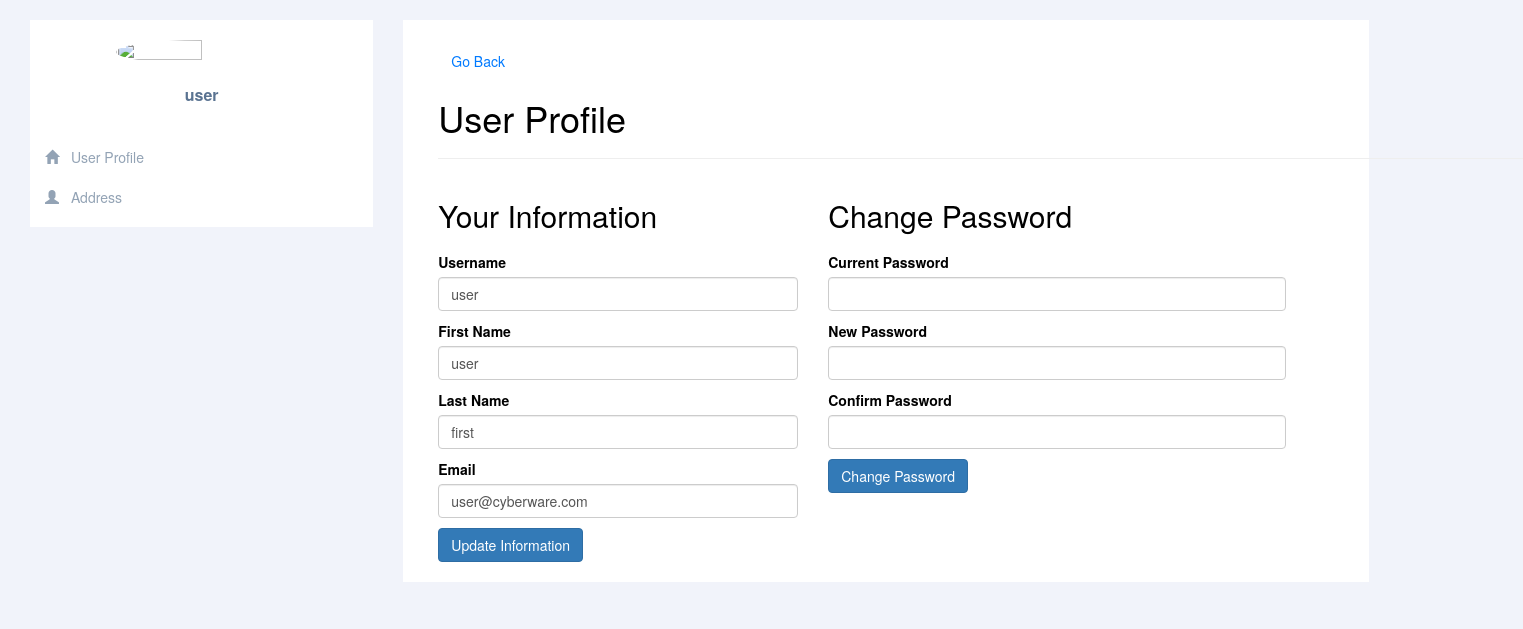
The page /user_profile.php (signed in) on the database its author committed.
### tables this page shows
CREATE TABLE `users` (
  `user_id` int(11) NOT NULL,
  `username` varchar(250) NOT NULL,
  `password` varchar(250) NOT NULL,
  `roles` char(1) NOT NULL DEFAULT 'A',
  `first_name` varchar(50) NOT NULL,
  `last_name` varchar(50) NOT NULL,
  `email` varchar(100) NOT NULL,
  `date_added` datetime NOT NULL DEFAULT current_timestamp() ON UPDATE current_timestamp()
);

### user_profile.php (the view, shortened to what this page needs)
<?php
@include 'connection.php';
$user_id = $_SESSION['user_id'];
$query = "SELECT * FROM users WHERE user_id = ?";
if ($stmt = mysqli_prepare($conn, $query)) {
    mysqli_stmt_bind_param($stmt, "i", $user_id);
    mysqli_stmt_execute($stmt);
    $user_result = mysqli_stmt_get_result($stmt);
    $user = mysqli_fetch_assoc($user_result);
} else {
    $_SESSION['error'] = "Error preparing user statement: " . mysqli_error($conn);
}
?>
<!DOCTYPE html>
<html lang="en">
<head>
    <link href="http://maxcdn.bootstrapcdn.com/bootstrap/3.3.0/css/bootstrap.min.css" rel="stylesheet" id="bootstrap-css">
</head>
<body>
    <div class="container-fluid">
        <div class="row profile">
            <div class="col-lg-3 col-md-5">
                <div class="profile-sidebar">
                    <div class="profile-userpic">
                        <img src="https://static.change.org/profile-img/default-user-profile.svg" class="img-responsive" alt="">
                    </div>
                    <div class="profile-usertitle">
                        <div class="profile-usertitle-name">
                            <?php echo isset($user['username']) ? $user['username'] : ''; ?>
                        </div>
                    </div>
                    <div class="profile-usermenu">
                        <ul class="nav">
                            <li class="active">
                                <a href="user_profile.php">
                                    <i class="glyphicon glyphicon-home"></i>
                                    User Profile
                                </a>
                            </li>
                            <li>
                                <a href="user_address.php">
                                    <i class="glyphicon glyphicon-user"></i>
                                    Address
                                </a>
                            </li>
                        </ul>
                    </div>
                </div>
            </div>
            <div class="col-lg-8 col-md-7">
                <div class="profile-content">
                    <div class="container mt-5">
                        <a href="index.php" class="btn btn-secondary mb-3">Go Back</a>
                        <h1>User Profile</h1>
                        <hr>
                        <div class="row">
                            <div class="col-md-4">
                                <h2>Your Information</h2>
                                <form action="<?php echo htmlspecialchars($_SERVER["PHP_SELF"]); ?>" method="POST">
                                    <div class="mb-3">
                                        <label for="username" class="form-label">Username</label>
                                        <input type="text" class="form-control" id="username" name="username" value="<?php echo isset($user['username']) ? $user['username'] : ''; ?>">
                                    </div>
                                    <div class="mb-3">
                                        <label for="firstName" class="form-label">First Name</label>
                                        <input type="text" class="form-control" id="firstName" name="firstName" value="<?php echo isset($user['first_name']) ? $user['first_name'] : ''; ?>">
                                    </div>
                                    <div class="mb-3">
                                        <label for="lastName" class="form-label">Last Name</label>
                                        <input type="text" class="form-control" id="lastName" name="lastName" value="<?php echo isset($user['last_name']) ? $user['last_name'] : ''; ?>">
                                    </div>
                                    <div class="mb-3">
                                        <label for="email" class="form-label">Email</label>
                                        <input type="email" class="form-control" id="email" name="email" value="<?php echo isset($user['email']) ? $user['email'] : ''; ?>">
                                    </div>
                                    <button type="submit" class="btn btn-primary" name="updateUserInfo">Update Information</button>
                                </form>
                            </div>
                            <div class="col-md-5">
                                <h2>Change Password</h2>
                                <form action="<?php echo htmlspecialchars($_SERVER["PHP_SELF"]); ?>" method="POST" onsubmit="return confirm('Are you sure you want to change the password?')">
                                    <div class="mb-3">
                                        <label for="currentPassword" class="form-label">Current Password</label>
                                        <input type="password" class="form-control" id="currentPassword" name="currentPassword">
                                    </div>
                                    <div class="mb-3">
                                        <label for="newPassword" class="form-label">New Password</label>
                                        <input type="password" class="form-control" id="newPassword" name="newPassword">
                                    </div>
                                    <div class="mb-3">
                                        <label for="confirmPassword" class="form-label">Confirm Password</label>
                                        <input type="password" class="form-control" id="confirmPassword" name="confirmPassword">
                                    </div>
                                    <button type="submit" class="btn btn-primary" name="changePassword">Change Password</button>
                                </form>
                            </div>
                        </div>
                    </div>
                </div>
            </div>
        </div>
    </div>
</body>
</html>

### user_profile.php (style rules this page uses)
body { position: relative; height: 100%; background: #eee; font-family: Helvetica Neue, Helvetica, Arial, sans-serif; font-size: 14px; color: #000; margin: 0; padding: 0; }
a:link { text-decoration: none; color: #007aff; }
body { background: #F1F3FA; }
.profile { margin: 20px 0; }
.profile-sidebar { padding: 20px 0 10px 0; background: #fff; }
.profile-userpic img { float: none; margin: 0 auto; width: 50%; height: 50%; -webkit-border-radius: 50% !important; -moz-border-radius: 50% !important; border-radius: 50% !important; }
.profile-usertitle { text-align: center; margin-top: 20px; }
.profile-usertitle-name { color: #5a7391; font-size: 16px; font-weight: 600; margin-bottom: 7px; }
.profile-usermenu { margin-top: 30px; }
.profile-usermenu ul li { border-bottom: 1px solid #f0f4f7; }
.profile-usermenu ul li:last-child { border-bottom: none; }
.profile-usermenu ul li a { color: #93a3b5; font-size: 14px; font-weight: 400; }
.profile-usermenu ul li a i { margin-right: 8px; font-size: 14px; }
.profile-usermenu ul li.active { border-bottom: none; }
.profile-content { padding: 20px; background: #fff; min-height: 460px; }
input { display: none; }
.mb-3 { padding-top: 10px; }
.btn-primary { margin-top: 10px; }

### rows shown on the page
users: username "user", firstName "user", lastName "first", email "user@cyberware.com"
